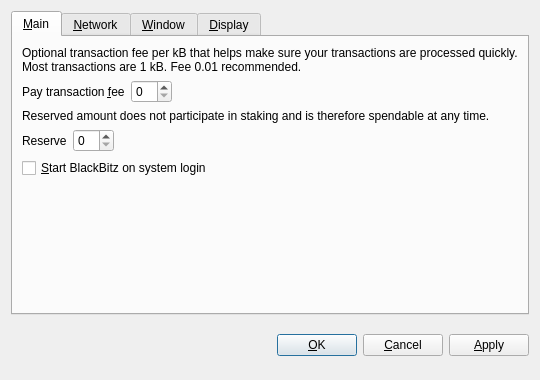
<?xml version="1.0" encoding="UTF-8"?>
<ui version="4.0">
 <class>OptionsDialog</class>
 <widget class="QDialog" name="OptionsDialog">
  <property name="geometry">
   <rect>
    <x>0</x>
    <y>0</y>
    <width>540</width>
    <height>380</height>
   </rect>
  </property>
  <property name="windowTitle">
   <string>Options</string>
  </property>
  <property name="modal">
   <bool>true</bool>
  </property>
  <layout class="QVBoxLayout" name="verticalLayout">
   <item>
    <widget class="QTabWidget" name="tabWidget">
     <property name="tabPosition">
      <enum>QTabWidget::North</enum>
     </property>
     <property name="currentIndex">
      <number>0</number>
     </property>
     <widget class="QWidget" name="tabMain">
      <attribute name="title">
       <string>&amp;Main</string>
      </attribute>
      <layout class="QVBoxLayout" name="verticalLayout_Main">
       <item>
        <widget class="QLabel" name="transactionFeeInfoLabel">
         <property name="text">
          <string>Optional transaction fee per kB that helps make sure your transactions are processed quickly. Most transactions are 1 kB. Fee 0.01 recommended.</string>
         </property>
         <property name="textFormat">
          <enum>Qt::PlainText</enum>
         </property>
         <property name="wordWrap">
          <bool>true</bool>
         </property>
        </widget>
       </item>
       <item>
        <layout class="QHBoxLayout" name="horizontalLayoutFee">
         <item>
          <widget class="QLabel" name="transactionFeeLabel">
           <property name="text">
            <string>Pay transaction &amp;fee</string>
           </property>
           <property name="textFormat">
            <enum>Qt::PlainText</enum>
           </property>
           <property name="buddy">
            <cstring>transactionFee</cstring>
           </property>
          </widget>
         </item>
         <item>
          <widget class="BitcoinAmountField" name="transactionFee"/>
         </item>
         <item>
          <spacer name="horizontalSpacerFee">
           <property name="orientation">
            <enum>Qt::Horizontal</enum>
           </property>
           <property name="sizeHint" stdset="0">
            <size>
             <width>40</width>
             <height>20</height>
            </size>
           </property>
          </spacer>
         </item>
        </layout>
       </item>
       <item>
        <widget class="QLabel" name="reserveBalanceInfoLabel">
         <property name="text">
          <string>Reserved amount does not participate in staking and is therefore spendable at any time.</string>
         </property>
         <property name="textFormat">
          <enum>Qt::PlainText</enum>
         </property>
         <property name="wordWrap">
          <bool>true</bool>
         </property>
        </widget>
       </item>
       <item>
        <layout class="QHBoxLayout" name="horizontalLayoutReserveBalance">
         <item>
          <widget class="QLabel" name="reserveBalanceLabel">
           <property name="text">
            <string>Reserve</string>
           </property>
           <property name="textFormat">
            <enum>Qt::PlainText</enum>
           </property>
           <property name="buddy">
            <cstring>reserveBalance</cstring>
           </property>
          </widget>
         </item>
         <item>
          <widget class="BitcoinAmountField" name="reserveBalance"/>
         </item>
         <item>
          <spacer name="horizontalSpacerReserveBalance">
           <property name="orientation">
            <enum>Qt::Horizontal</enum>
           </property>
           <property name="sizeHint" stdset="0">
            <size>
             <width>40</width>
             <height>20</height>
            </size>
           </property>
          </spacer>
         </item>
        </layout>
       </item>
       <item>
        <widget class="QCheckBox" name="bitcoinAtStartup">
         <property name="toolTip">
          <string>Automatically start BlackBitz after logging in to the system.</string>
         </property>
         <property name="text">
          <string>&amp;Start BlackBitz on system login</string>
         </property>
        </widget>
       </item>
       <item>
        <spacer name="verticalSpacer_Main">
         <property name="orientation">
          <enum>Qt::Vertical</enum>
         </property>
         <property name="sizeHint" stdset="0">
          <size>
           <width>20</width>
           <height>40</height>
          </size>
         </property>
        </spacer>
       </item>
      </layout>
     </widget>
     <widget class="QWidget" name="tabNetwork">
      <attribute name="title">
       <string>&amp;Network</string>
      </attribute>
      <layout class="QVBoxLayout" name="verticalLayout_Network">
       <item>
        <widget class="QCheckBox" name="mapPortUpnp">
         <property name="toolTip">
          <string>Automatically open the BlackBitz client port on the router. This only works when your router supports UPnP and it is enabled.</string>
         </property>
         <property name="text">
          <string>Map port using &amp;UPnP</string>
         </property>
        </widget>
       </item>
       <item>
        <widget class="QCheckBox" name="connectSocks">
         <property name="toolTip">
          <string>Connect to the BlackBitz network through a SOCKS5 proxy (e.g. when connecting through Tor).</string>
         </property>
         <property name="text">
          <string>&amp;Connect through SOCKS5 proxy:</string>
         </property>
        </widget>
       </item>
       <item>
        <layout class="QHBoxLayout" name="horizontalLayout_Network">
         <item>
          <widget class="QLabel" name="proxyIpLabel">
           <property name="text">
            <string>Proxy &amp;IP:</string>
           </property>
           <property name="textFormat">
            <enum>Qt::PlainText</enum>
           </property>
           <property name="buddy">
            <cstring>proxyIp</cstring>
           </property>
          </widget>
         </item>
         <item>
          <widget class="QValidatedLineEdit" name="proxyIp">
           <property name="maximumSize">
            <size>
             <width>140</width>
             <height>16777215</height>
            </size>
           </property>
           <property name="toolTip">
            <string>IP address of the proxy (e.g. 127.0.0.1)</string>
           </property>
          </widget>
         </item>
         <item>
          <widget class="QLabel" name="proxyPortLabel">
           <property name="text">
            <string>&amp;Port:</string>
           </property>
           <property name="textFormat">
            <enum>Qt::PlainText</enum>
           </property>
           <property name="buddy">
            <cstring>proxyPort</cstring>
           </property>
          </widget>
         </item>
         <item>
          <widget class="QLineEdit" name="proxyPort">
           <property name="maximumSize">
            <size>
             <width>55</width>
             <height>16777215</height>
            </size>
           </property>
           <property name="toolTip">
            <string>Port of the proxy (e.g. 9050)</string>
           </property>
          </widget>
         </item>
         <item>
          <spacer name="horizontalSpacer_Network">
           <property name="orientation">
            <enum>Qt::Horizontal</enum>
           </property>
           <property name="sizeHint" stdset="0">
            <size>
             <width>40</width>
             <height>20</height>
            </size>
           </property>
          </spacer>
         </item>
        </layout>
       </item>
       <item>
        <spacer name="verticalSpacer_Network">
         <property name="orientation">
          <enum>Qt::Vertical</enum>
         </property>
         <property name="sizeHint" stdset="0">
          <size>
           <width>20</width>
           <height>40</height>
          </size>
         </property>
        </spacer>
       </item>
      </layout>
     </widget>
     <widget class="QWidget" name="tabWindow">
      <attribute name="title">
       <string>&amp;Window</string>
      </attribute>
      <layout class="QVBoxLayout" name="verticalLayout_Window">
       <item>
        <widget class="QCheckBox" name="minimizeToTray">
         <property name="toolTip">
          <string>Show only a tray icon after minimizing the window.</string>
         </property>
         <property name="text">
          <string>&amp;Minimize to the tray instead of the taskbar</string>
         </property>
        </widget>
       </item>
       <item>
        <widget class="QCheckBox" name="minimizeOnClose">
         <property name="toolTip">
          <string>Minimize instead of exit the application when the window is closed. When this option is enabled, the application will be closed only after selecting Quit in the menu.</string>
         </property>
         <property name="text">
          <string>M&amp;inimize on close</string>
         </property>
        </widget>
       </item>
       <item>
        <spacer name="verticalSpacer_Window">
         <property name="orientation">
          <enum>Qt::Vertical</enum>
         </property>
         <property name="sizeHint" stdset="0">
          <size>
           <width>20</width>
           <height>40</height>
          </size>
         </property>
        </spacer>
       </item>
      </layout>
     </widget>
     <widget class="QWidget" name="tabDisplay">
      <attribute name="title">
       <string>&amp;Display</string>
      </attribute>
      <layout class="QVBoxLayout" name="verticalLayout_Display">
       <item>
        <layout class="QHBoxLayout" name="horizontalLayout_1_Display">
         <item>
          <widget class="QLabel" name="langLabel">
           <property name="text">
            <string>User Interface &amp;language:</string>
           </property>
           <property name="textFormat">
            <enum>Qt::PlainText</enum>
           </property>
           <property name="buddy">
            <cstring>lang</cstring>
           </property>
          </widget>
         </item>
         <item>
          <widget class="QValueComboBox" name="lang">
           <property name="toolTip">
            <string>The user interface language can be set here. This setting will take effect after restarting BlackBitz.</string>
           </property>
          </widget>
         </item>
        </layout>
       </item>
       <item>
        <layout class="QHBoxLayout" name="horizontalLayout_2_Display">
         <item>
          <widget class="QLabel" name="unitLabel">
           <property name="text">
            <string>&amp;Unit to show amounts in:</string>
           </property>
           <property name="textFormat">
            <enum>Qt::PlainText</enum>
           </property>
           <property name="buddy">
            <cstring>unit</cstring>
           </property>
          </widget>
         </item>
         <item>
          <widget class="QValueComboBox" name="unit">
           <property name="toolTip">
            <string>Choose the default subdivision unit to show in the interface and when sending coins.</string>
           </property>
          </widget>
         </item>
        </layout>
       </item>
       <item>
        <widget class="QCheckBox" name="coinControlFeatures">
         <property name="toolTip">
          <string>Whether to show coin control features or not.</string>
         </property>
         <property name="text">
          <string>Display coin &amp;control features (experts only!)</string>
         </property>
        </widget>
       </item>
       <item>
        <widget class="QCheckBox" name="useBlackTheme">
         <property name="text">
          <string>Use black visual theme (requires restart)</string>
         </property>
        </widget>
       </item>
       <item>
        <spacer name="verticalSpacer_Display">
         <property name="orientation">
          <enum>Qt::Vertical</enum>
         </property>
         <property name="sizeHint" stdset="0">
          <size>
           <width>20</width>
           <height>40</height>
          </size>
         </property>
        </spacer>
       </item>
      </layout>
     </widget>
    </widget>
   </item>
   <item>
    <layout class="QHBoxLayout" name="horizontalLayout_Buttons">
     <item>
      <spacer name="horizontalSpacer_1">
       <property name="orientation">
        <enum>Qt::Horizontal</enum>
       </property>
       <property name="sizeHint" stdset="0">
        <size>
         <width>40</width>
         <height>48</height>
        </size>
       </property>
      </spacer>
     </item>
     <item>
      <widget class="QLabel" name="statusLabel">
       <property name="font">
        <font>
         <weight>75</weight>
         <bold>true</bold>
        </font>
       </property>
       <property name="text">
        <string/>
       </property>
       <property name="textFormat">
        <enum>Qt::PlainText</enum>
       </property>
       <property name="wordWrap">
        <bool>true</bool>
       </property>
      </widget>
     </item>
     <item>
      <spacer name="horizontalSpacer_2">
       <property name="orientation">
        <enum>Qt::Horizontal</enum>
       </property>
       <property name="sizeHint" stdset="0">
        <size>
         <width>40</width>
         <height>48</height>
        </size>
       </property>
      </spacer>
     </item>
     <item>
      <widget class="QPushButton" name="okButton">
       <property name="text">
        <string>&amp;OK</string>
       </property>
      </widget>
     </item>
     <item>
      <widget class="QPushButton" name="cancelButton">
       <property name="text">
        <string>&amp;Cancel</string>
       </property>
       <property name="autoDefault">
        <bool>false</bool>
       </property>
      </widget>
     </item>
     <item>
      <widget class="QPushButton" name="applyButton">
       <property name="text">
        <string>&amp;Apply</string>
       </property>
       <property name="autoDefault">
        <bool>false</bool>
       </property>
      </widget>
     </item>
    </layout>
   </item>
  </layout>
 </widget>
 <customwidgets>
  <customwidget>
   <class>BitcoinAmountField</class>
   <extends>QSpinBox</extends>
   <header>bitcoinamountfield.h</header>
  </customwidget>
  <customwidget>
   <class>QValueComboBox</class>
   <extends>QComboBox</extends>
   <header>qvaluecombobox.h</header>
  </customwidget>
  <customwidget>
   <class>QValidatedLineEdit</class>
   <extends>QLineEdit</extends>
   <header>qvalidatedlineedit.h</header>
  </customwidget>
 </customwidgets>
 <resources/>
 <connections/>
</ui>
